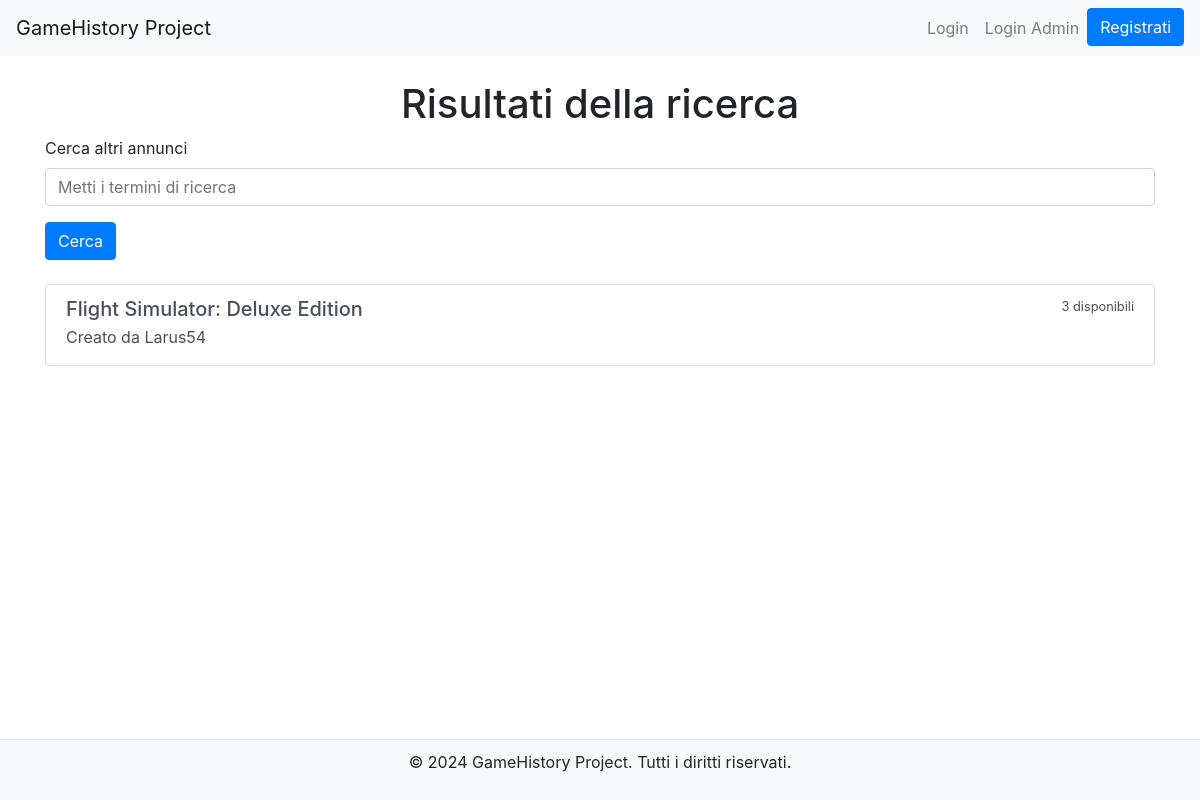
The app's page /search/ with its own data.
### marketplace/models.py (models this page shows, shortened)
class Listing(models.Model):
    user = models.ForeignKey(User, on_delete=models.CASCADE)  # Foreign Key sullo user
    game = models.ForeignKey(Game, on_delete=models.CASCADE)  # Foreign Key sul gioco collegato
    price = models.DecimalField(max_digits=10, decimal_places=2) # campo del prezzo
    quantity = models.PositiveIntegerField(default=1)  # campo della quantità disponibile dell'annuncio
    created_at = models.DateTimeField(auto_now_add=True)  # campo che riguarda la data di pubblicazione)
    is_available = models.BooleanField(default=True)  # campo che riguarda la disponibilità per la visione sulla home principale

class Game(models.Model):
    title = models.CharField(max_length=100)
    release_date = models.DateField()
    genre = models.CharField(max_length=50)
    category = models.CharField(max_length=50)
    platform = models.CharField(max_length=50)
    description = models.TextField()

### marketplace/views.py (the view)
# urls.py: path('search/', views.search_listings, name='search_listings'),
def search_listings(request):
    query = request.GET.get('query')
    listings = Listing.objects.filter(is_available=True)
    if query:
        listings = listings.filter(
            Q(game__title__icontains=query) |
            Q(game__genre__icontains=query)
        )
    return render(request, 'marketplace/search_results.html', {
        'listings': listings,
        'query': query,
    })

### marketplace/templates/marketplace/search_results.html (shortened to what this page needs)
<!DOCTYPE html>
<html lang="en">
<head>
    <link href="https://stackpath.bootstrapcdn.com/bootstrap/4.5.2/css/bootstrap.min.css" rel="stylesheet">
</head>
<body>
    <nav class="navbar navbar-expand-lg navbar-light bg-light">
        <a class="navbar-brand" href="{% url 'home'%}">GameHistory Project</a>
        <div class="collapse navbar-collapse" id="navbarNav">
            <ul class="navbar-nav ml-auto">
                {% if user.is_authenticated %}
                    <li class="nav-item">
                        <a class="nav-link" href="{% url 'user_profile' %}">Il tuo account</a>
                    </li>
                    <li class="nav-item">
                        <a class="nav-link" href="{% url 'manage_offers' %}">Gestione offerte</a>
                    </li>
                    <li class="nav-item">
                        <a class="nav-link" href="{% url 'create_listing' %}">Crea annuncio</a>
                    </li>
                    {% if user.is_superuser %}
                    <li class="nav-item">
                        <a class="btn btn-outline-danger" href="{% url 'admin:index' %}">Admin Dashboard</a>
                    </li>
                    {% endif %}
                    <li class="nav-item">
                        <form method="post" action="{% url 'logout' %}" class="form-inline">
                            {% csrf_token %}
                            <button type="submit" class="btn btn-outline-danger">Logout</button>
                        </form>
                    </li>
                {% else %}
                    <li class="nav-item">
                        <a class="nav-link" href="{% url 'login' %}">Login</a>
                    </li>
                    <li class="nav-item">
                        <a class="nav-link" href="{% url 'admin:index' %}">Login Admin</a>
                    </li>
                    <li class="nav-item">
                        <a class="btn btn-primary" href="{% url 'signup' %}">Registrati</a>
                    </li>
                {% endif %}
            </ul>
        </div>
    </nav>
    <div class="container mt-4">
        <h1 class="text-center">Risultati della ricerca</h1>
        <form method="GET" action="{% url 'search_listings' %}" class="mb-4">
            <div class="form-group">
                <label for="query">Cerca altri annunci</label>
                <input type="text" class="form-control" id="query" name="query" placeholder="Metti i termini di ricerca" value="{{ form.cleaned_data.query }}">
            </div>
            <button type="submit" class="btn btn-primary">Cerca</button>
        </form>
        {% if listings %}
            <div class="list-group">
                {% for listing in listings %}
                    <a href="{% url 'listing_detail' listing.id %}" class="list-group-item list-group-item-action">
                        <div class="d-flex w-100 justify-content-between">
                            <h5 class="mb-1">{{ listing.game.title }}</h5>
                            {% if listing.quantity == 1%}
                                <small class="text-danger">{{ listing.quantity }} disponibile</small>
                            {% else %}
                                <small>{{ listing.quantity }} disponibili</small>
                            {% endif %}
                        </div>
                        <p class="mb-1">Creato da {{ listing.user.username }}</p>
                    </a>
                {% endfor %}
            </div>
        {% else %}
            <p class="alert alert-warning">Nessun annuncio trovato</p>
        {% endif %}
    </div>
    <footer class="footer">
        <p>&copy; 2024 GameHistory Project. Tutti i diritti riservati.</p>
    </footer>
</body>
</html>

### marketplace/templates/marketplace/search_results.html (style rules this page uses)
html, body { height: 100%; }
body { display: flex; flex-direction: column; }
.footer { background-color: #f8f9fa; border-top: 1px solid #e9ecef; padding: 10px 0; text-align: center; width: 100%; margin-top: auto; }

### records on screen
Listing: game "Flight Simulator: Deluxe Edition", quantity "3", user.username "Larus54"
